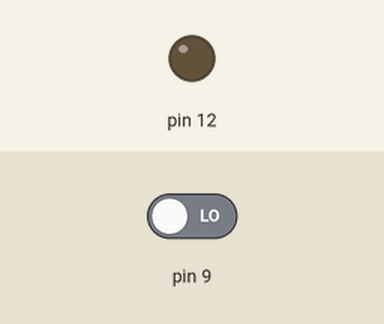
Bench run of a sketch on a simulated Arduino Uno, built with avr-gcc and run on an emulated ATmega328P. On the bench: output pins drawn as LEDs (lit = HIGH). The test bench sets the inputs (shaded band); at power-on: pin 9 LOW.

Above: at 1.2 s.
1.3 s: pin 9 driven HIGH
At 2.5 s:
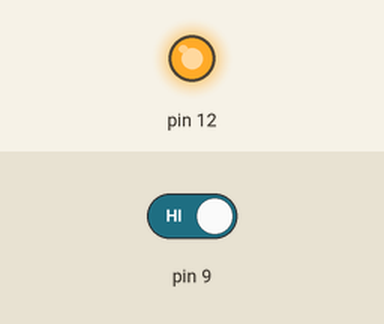
2.8 s: pin 9 driven LOW
At 3.6 s:
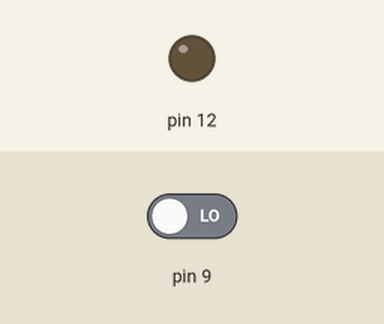
Timing chart, 0 to 5.8 s (numbered marks = the images above; inputs shaded):
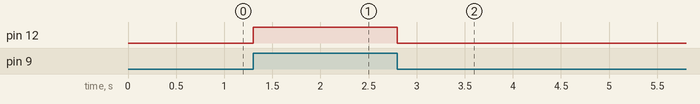

The sketch:

IR_Input.ino
```cpp
void setup() {
  // put your setup code here, to run once:
pinMode(9,INPUT);
pinMode(12,OUTPUT);
}

void loop() {
  // put your main code here, to run repeatedly:
int  obstacle = digitalRead(9);
 if(obstacle == HIGH)
   digitalWrite(12, HIGH);
 else
   digitalWrite(12,LOW);
}
```

Measured:
- after the input at 1.3 s, pin 12: LOW → HIGH at once
- after the input at 2.8 s, pin 12: HIGH → LOW at once
